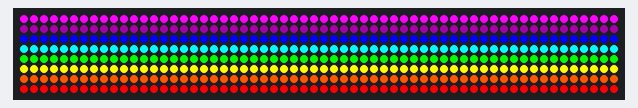
A sketch run on a simulated Arduino Uno, built with avr-gcc and run on an emulated ATmega328P. Parts: 60×8 RGB LED matrix (first LED top left, wired row by row).

Above: at 0.4 s.

The sketch:

mega_neomatrix.ino
```cpp
#include <Adafruit_GFX.h>
#include <Adafruit_NeoMatrix.h>
#include <Adafruit_NeoPixel.h>
#ifndef PSTR
 #define PSTR // Make Arduino Due happy
#endif

#define pin 7

// MATRIX DECLARATION:
// Parameter 1 = width of NeoPixel matrix
// Parameter 2 = height of matrix
// Parameter 3 = pin number (most are valid)
// Parameter 4 = matrix layout flags, add together as needed:
//   NEO_MATRIX_TOP, NEO_MATRIX_BOTTOM, NEO_MATRIX_LEFT, NEO_MATRIX_RIGHT:
//     Position of the FIRST LED in the matrix; pick two, e.g.
//     NEO_MATRIX_TOP + NEO_MATRIX_LEFT for the top-left corner.
//   NEO_MATRIX_ROWS, NEO_MATRIX_COLUMNS: LEDs are arranged in horizontal
//     rows or in vertical columns, respectively; pick one or the other.
//   NEO_MATRIX_PROGRESSIVE, NEO_MATRIX_ZIGZAG: all rows/columns proceed
//     in the same order, or alternate lines reverse direction; pick one.
//   See example below for these values in action.
// Parameter 5 = pixel type flags, add together as needed:
//   NEO_KHZ800  800 KHz bitstream (most NeoPixel products w/WS2812 LEDs)
//   NEO_KHZ400  400 KHz (classic 'v1' (not v2) FLORA pixels, WS2811 drivers)
//   NEO_GRB     Pixels are wired for GRB bitstream (most NeoPixel products)
//   NEO_RGB     Pixels are wired for RGB bitstream (v1 FLORA pixels, not v2)


Adafruit_NeoMatrix matrix = Adafruit_NeoMatrix(60, 8, pin,
  NEO_MATRIX_TOP     + NEO_MATRIX_LEFT +
  NEO_MATRIX_ROWS + NEO_MATRIX_ZIGZAG,
  NEO_GRB            + NEO_KHZ800);

// Color definitions
#define BLACK    0x0000
#define MAGENTA  0xF81F
#define BLUE     0x001F
#define CYAN     0x07FF
#define GREEN    0x07E0
#define YELLOW   0xFFE0
#define ORANGE   0xFD20
#define RED      0xF800
#define WHITE    0xFFFF

#define Navy            0x000F
#define DarkGreen       0x03E0
#define DarkCyan        0x03EF
#define Maroon          0x7800
#define Purple          0x780F
#define Olive           0x7BE0
#define LightGrey       0xC618
#define DarkGrey        0x7BEF
#define GreenYellow     0xAFE5
#define Pink            0xF81F

void setup() {
  matrix.begin();
 // matrix.setBrightness(100);
}

void loop() {

//  matrix.drawPixel(0,0,BLUE);
//  matrix.drawLine(0, 8, 60, 8, RED);
//  matrix.drawFastVLine(0, 0, 4, GREEN);
//  matrix.drawRect(15, 3, 15, 4, CYAN);
  rainbowRows();
 // matrix.fillScreen(CYAN);
//sitgesFlag();

  matrix.show();
  delay(5000);
}

void rainbowRows () {
  matrix.drawFastHLine(0, 0, 60, MAGENTA);
  matrix.drawFastHLine(0, 1, 60, Purple);
  matrix.drawFastHLine(0, 2, 60, BLUE);
  matrix.drawFastHLine(0, 3, 60, CYAN);
  matrix.drawFastHLine(0, 4, 60, GREEN);
  matrix.drawFastHLine(0, 5, 60, YELLOW);
  matrix.drawFastHLine(0, 6, 60, ORANGE);
  matrix.drawFastHLine(0, 7, 60, RED);
}

void catFlag () {
  matrix.drawFastHLine(0, 0, 60, YELLOW);
  matrix.drawFastHLine(0, 1, 60, RED);
  matrix.drawFastHLine(0, 2, 60, YELLOW);
  matrix.drawFastHLine(0, 3, 60, RED);
  matrix.drawFastHLine(0, 4, 60, YELLOW);
  matrix.drawFastHLine(0, 5, 60, RED);
  matrix.drawFastHLine(0, 6, 60, YELLOW);
  matrix.drawFastHLine(0, 7, 60, RED);
}

void sitgesFlag () {
  matrix.fillScreen(WHITE);
  matrix.drawFastHLine(0, 3, 60, RED);
  matrix.drawFastHLine(0, 4, 60, RED);
  matrix.fillRect(15, 0, 30, 8, RED);

}
```
